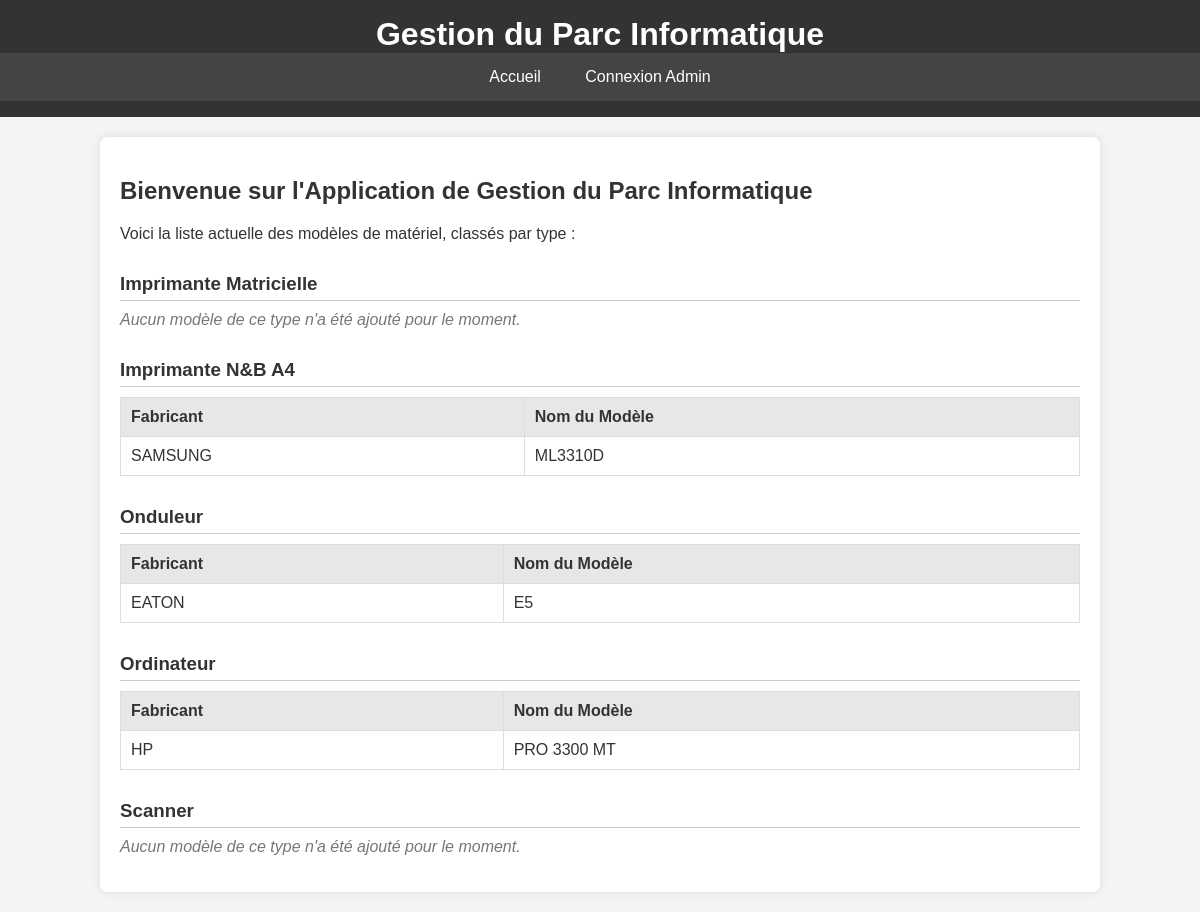
The page / on the database its author committed.
### app.py (models this page shows, shortened)
class Type(db.Model):
    id = db.Column(db.Integer, primary_key=True)
    nom = db.Column(db.String(80), unique=True, nullable=False)
    modeles = db.relationship('Modele', backref='type', lazy=True)

class Modele(db.Model):
    __tablename__ = 'modeles'
    id = db.Column(db.Integer, primary_key=True)
    nom = db.Column(db.String(120), nullable=False)
    fabricant_id = db.Column(db.Integer, db.ForeignKey('fabricant.id'), nullable=False)
    type_id = db.Column(db.Integer, db.ForeignKey('type.id'), nullable=False)

class Fabricant(db.Model):
    id = db.Column(db.Integer, primary_key=True)
    nom = db.Column(db.String(80), unique=True, nullable=False)
    modeles = db.relationship('Modele', backref='fabricant', lazy=True)

### app.py (the view)
@app.route('/')
def index():
    all_types = Type.query.order_by(Type.nom).all()
    all_models = Modele.query.options(db.joinedload(Modele.type), db.joinedload(Modele.fabricant)).order_by(Modele.type_id, Modele.nom).all()
    models_by_type = defaultdict(list)
    for model in all_models:
        models_by_type[model.type].append(model)
    grouped_data = []
    for type_obj in all_types:
        grouped_data.append({
            'type': type_obj,
            'models': models_by_type.get(type_obj, []) # Utiliser get pour gérer les types sans modèles
        })
    return render_template('index.html', grouped_data=grouped_data)

### templates/index.html (shortened to what this page needs)
{% extends "base.html" %}
{% block content %}
    <h2>Bienvenue sur l'Application de Gestion du Parc Informatique</h2>
    <p>Voici la liste actuelle des modèles de matériel, classés par type :</p>
    {% if grouped_data %}
        {% for item in grouped_data %}
            <h3>{{ item.type.nom }}</h3>
            {% if item.models %}
                <table>
                    <thead>
                        <tr>
                            <th>Fabricant</th>
                            <th>Nom du Modèle</th>
                        </tr>
                    </thead>
                    <tbody>
                        {% for model in item.models %}
                        <tr>
                            <td>{{ model.fabricant.nom }}</td>
                            <td>{{ model.nom }}</td>
                        </tr>
                        {% endfor %}
                    </tbody>
                </table>
            {% else %}
                <p class="no-models-for-type">Aucun modèle de ce type n'a été ajouté pour le moment.</p>
            {% endif %}
        {% endfor %}
    {% else %}
        <p class="no-models-overall">Aucun type ou modèle n'a été ajouté pour le moment.</p>
    {% endif %}
{% endblock %}

### static/style.css (style rules this page uses)
body { font-family: 'Arial', sans-serif; margin: 0; padding: 0; background-color: #f4f4f4; color: #333; }

### templates/index.html (style rules this page uses)
table { width: 100%; border-collapse: collapse; margin-top: 10px; margin-bottom: 30px; }
th, td { border: 1px solid #ddd; padding: 10px; text-align: left; }
th { background-color: #e7e7e7; }
h3 { margin-top: 30px; margin-bottom: 5px; border-bottom: 1px solid #ccc; padding-bottom: 5px; }
.no-models-for-type { color: #777; margin-top: 10px; font-style: italic; }

### rows shown on the page
Type: type.nom "Imprimante Matricielle"
Type: type.nom "Imprimante N&B A4"
Modele: fabricant.nom "SAMSUNG", nom "ML3310D"
Type: type.nom "Onduleur"
Modele: fabricant.nom "EATON", nom "E5"
Type: type.nom "Ordinateur"
Modele: fabricant.nom "HP", nom "PRO 3300 MT"
Type: type.nom "Scanner"
